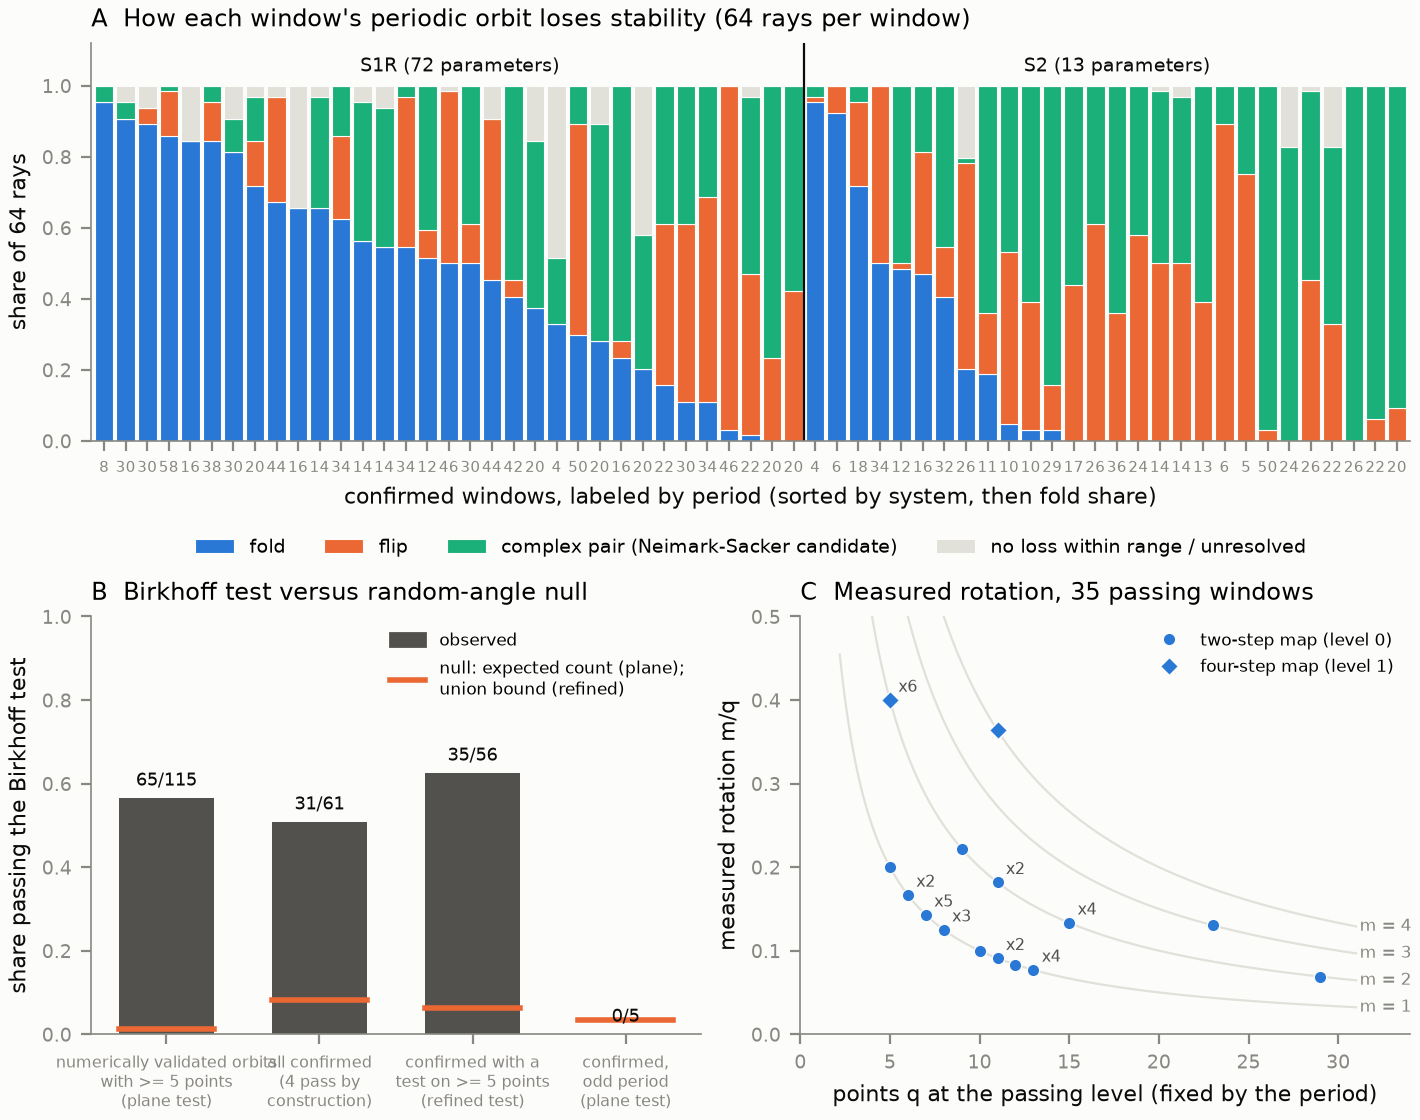

Write Python code to recreate this figure.
"""Figure 5: census over the 61 audit-confirmed EXP-028 windows.

Evidence: exploratory analyses of frozen certificates. Panel A: boundary type
along 64 rays per window (tools/explore_a2_survey.py rays); a complex-pair
crossing is a Neimark-Sacker candidate. Panel B: share of orbits passing the
Birkhoff (well-ordering) test of their projected orbits, against the null
expectation (tools/explore_a3_well_ordering.py): for the plane test the
expected count under random angles; for the refined test a union bound over
the tests applied to each orbit. Panel C: the measured rotation m/q of passing
windows at their first passing level. The test assigns q from the period and
level by construction (q = p / 2^(k+1) for even p), so period-denominator
agreement is definitional; the angular shift m and the ordering are measured.
"""

import json
from collections import Counter

import numpy as np
from matplotlib.lines import Line2D
from matplotlib.patches import Patch

import common as c

RAYS = c.EXPLORE / "a2-survey/rays.json"
ORDER = c.EXPLORE / "a3-well-ordering/well-ordering.json"
TYPES = ["fold", "flip", "neimark_sacker", "other"]
OTHER = "#e1e0d9"


def main():
    c.style()
    rays = json.loads(RAYS.read_text())
    rows = json.loads(ORDER.read_text())
    fig = c.plt.figure(figsize=(7.1, 5.6), layout="constrained")
    grid = fig.add_gridspec(2, 2, height_ratios=[1, 1.05])
    ax = fig.add_subplot(grid[0, :])
    windows = []
    for key, w in rays.items():
        counts = {t: 0 for t in TYPES}
        for r in w["rays"]:
            counts[r["type"] if r["type"] in TYPES else "other"] += 1
        windows.append((w["system"], -counts["fold"] / len(w["rays"]), key, w["period"], counts, len(w["rays"])))
    windows.sort()
    x = np.arange(len(windows))
    bottom = np.zeros(len(windows))
    colors = {"fold": c.FOLD, "flip": c.FLIP, "neimark_sacker": c.NS, "other": OTHER}
    labels = {"fold": "fold", "flip": "flip", "neimark_sacker": "complex pair (Neimark-Sacker candidate)",
              "other": "no loss within range / unresolved"}
    for t in TYPES:
        values = np.array([w[4][t] / w[5] for w in windows])
        ax.bar(x, values, bottom=bottom, width=0.86, color=colors[t], edgecolor=c.SURFACE, linewidth=0.4,
               label=labels[t])
        bottom += values
    split = next(i for i, w in enumerate(windows) if w[0] == "S2")
    ax.axvline(split - 0.5, color=c.INK, linewidth=0.8)
    ax.text(split / 2, 1.04, "S1R (72 parameters)", ha="center", fontsize=7, color=c.INK)
    ax.text(split + (len(windows) - split) / 2, 1.04, "S2 (13 parameters)", ha="center", fontsize=7, color=c.INK)
    ax.set_xticks(x, [str(w[3]) for w in windows], fontsize=5.5)
    ax.set_xlabel("confirmed windows, labeled by period (sorted by system, then fold share)")
    ax.set_ylabel("share of 64 rays")
    ax.set_ylim(0, 1.12)
    ax.set_xlim(-0.6, len(windows) - 0.4)
    ax.set_title("A  How each window's periodic orbit loses stability (64 rays per window)")
    ax.legend(loc="upper center", bbox_to_anchor=(0.5, -0.2), ncol=4, frameon=False)
    bx = fig.add_subplot(grid[1, 0])
    trivial = sum(1 for r in rows if r["confirmed"] and r["points"] <= 3)
    groups = [
        ("numerically validated orbits\nwith >= 5 points\n(plane test)", [r for r in rows if r["points"] >= 5], "plane"),
        (f"all confirmed\n({trivial} pass by\nconstruction)", [r for r in rows if r["confirmed"]], "plane"),
        ("confirmed with a\ntest on >= 5 points\n(refined test)", [r for r in rows if r["confirmed"]
                                 and any(t["q"] >= 5 for t in r["refined"]["tests"])], "refined"),
        ("confirmed,\nodd period\n(plane test)", [r for r in rows if r["confirmed"] and r["period"] % 2], "plane"),
    ]
    group_values = []
    for i, (label, sub, kind) in enumerate(groups):
        if kind == "plane":
            observed = sum(r["well_ordered"] for r in sub)
            expected = sum(r["null_pass_rate"] for r in sub)
        else:
            observed = sum(r["refined"]["passed_q5"] for r in sub)
            expected = sum(r["refined"]["null_q5"] for r in sub)
        group_values.append((label, {"observed": observed, "n": len(sub), "expected": expected}))
        bx.bar(i, observed / len(sub), width=0.62, color=c.SECONDARY)
        bx.plot([i - 0.31, i + 0.31], [expected / len(sub)] * 2, color=c.FLIP, linewidth=2.0)
        bx.text(i, observed / len(sub) + 0.03, f"{observed}/{len(sub)}", ha="center", fontsize=6.5, color=c.INK)
    bx.set_xticks(range(len(groups)), [g[0] for g in groups], fontsize=5.8)
    bx.set_ylim(0, 1)
    bx.set_ylabel("share passing the Birkhoff test")
    bx.set_title("B  Birkhoff test versus random-angle null")
    bx.legend(handles=[Patch(color=c.SECONDARY, label="observed"),
                       Line2D([], [], color=c.FLIP, linewidth=2,
                              label="null: expected count (plane);\nunion bound (refined)")],
              loc="upper right", frameon=False, fontsize=6.3)
    cx = fig.add_subplot(grid[1, 1])
    confirmed = [r for r in rows if r["confirmed"]]
    passed = [r for r in confirmed if r.get("refined", {}).get("passed_q5")]
    markers = {0: ("o", "two-step map (level 0)"), 1: ("D", "four-step map (level 1)"),
               2: ("s", "eight-step map (level 2)"), 3: ("^", "16-step map (level 3)")}
    for level, (marker, label) in markers.items():
        sub = Counter(tuple(map(int, r["refined"]["base"]["rotation"].split("/"))) for r in passed
                      if r["refined"]["base"]["level"] == level)
        if not sub:
            continue
        cx.plot([q for _, q in sub], [m / q for m, q in sub], marker, color=c.FOLD, markersize=4.5,
                markeredgecolor=c.SURFACE, markeredgewidth=0.5, linestyle="", label=label)
        for (m, q), n in sub.items():
            if n > 1:
                cx.annotate(f"x{n}", (q, m / q), textcoords="offset points", xytext=(3, 3), fontsize=5.8,
                            color=c.SECONDARY)
    qs = np.linspace(2.2, 31, 200)
    for m in (1, 2, 3, 4):
        cx.plot(qs, m / qs, color="#e1e0d9", linewidth=0.8, zorder=0)
        cx.text(31.2, m / 31, f"m = {m}", fontsize=6, color=c.MUTED, va="center")
    cx.set_xlim(0, 34)
    cx.set_ylim(0, 0.5)
    cx.set_xlabel("points q at the passing level (fixed by the period)")
    cx.set_ylabel("measured rotation m/q")
    cx.set_title(f"C  Measured rotation, {len(passed)} passing windows")
    cx.legend(loc="upper right", frameon=False, fontsize=6.3)
    census = {t: sum(w[4][t] for w in windows) for t in TYPES}
    derived = {
        "windows": len(windows), "rays_per_window": sorted({w[5] for w in windows}), "ray_type_totals": census,
        "windows_fold_and_flip_at_least_8": sum(w[4]["fold"] >= 8 and w[4]["flip"] >= 8 for w in windows),
        "windows_neimark_sacker_at_least_8": sum(w[4]["neimark_sacker"] >= 8 for w in windows),
        "well_ordering": {label.replace(chr(10), " "): value for label, value in group_values},
        "refined_passing_windows": len(passed),
        "passing_rotations": sorted([r["refined"]["base"]["rotation"], r["period"], r["refined"]["base"]["level"]]
                                    for r in passed),
    }
    alt = (f"Top: for each of the {len(windows)} confirmed windows, the share of 64 continuation rays ending at a "
           f"fold, a flip or a complex-pair crossing (Neimark-Sacker candidate). Fold dominates many S1R windows; "
           f"complex-pair and flip crossings dominate most S2 windows. Bottom left: share of orbits passing the "
           f"Birkhoff ordering test, against the null (orange; expected count for the plane test, union bound for "
           f"the refined test): " + "; ".join(f"{k} {v['observed']}/{v['n']} versus {v['expected']:.2f}"
                                               for k, v in derived["well_ordering"].items())
           + f". Bottom right: measured rotation numbers m/q of the {len(passed)} passing windows; q is fixed by the "
           f"period and level by construction, the shift m is measured, and most passing windows have m = 1.")
    c.save(fig, "f5_window_census", [RAYS, ORDER], __file__, "exploratory", alt, derived,
           "Only tests on at least 5 points count toward the refined share; orbits with 2 or 3 points pass trivially.")


if __name__ == "__main__":
    main()
